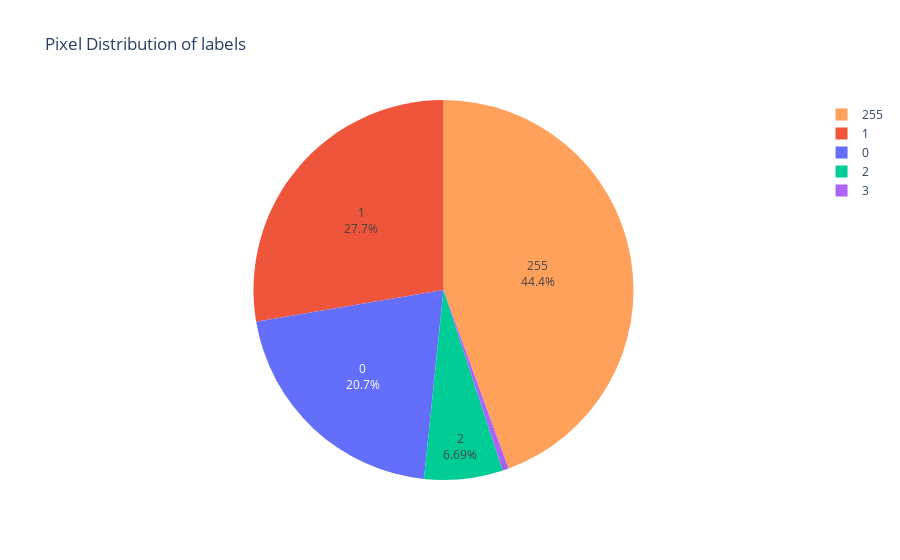

The code cell stored with this chart in its notebook:
### Code cell
count_total_label(c_d_l_t)

### Figure 1 — Plotly figure (JSON) as saved in the notebook; plotly's stock layout.template omitted (floating-point values rounded to 4 significant figures)
{"data": [{"customdata": [["blue"], ["green"], ["orange"], ["red"], ["black"]], "domain": {"x": [0, 1], "y": [0, 1]}, "hovertemplate": "label=%{label}<br>value=%{value}<br>color=%{customdata[0]}<extra></extra>", "labels": ["0", "1", "2", "3", "255"], "legendgroup": "", "marker": {"colors": ["#636efa", "#EF553B", "#00cc96", "#ab63fa", "#FFA15A"]}, "name": "", "showlegend": true, "textinfo": "percent+label", "textposition": "inside", "type": "pie", "values": [3485135841, 4660855168, 1126246813, 86225600, 7485861442]}], "layout": {"legend": {"tracegroupgap": 0}, "title": {"text": "Pixel Distribution of labels"}}}
